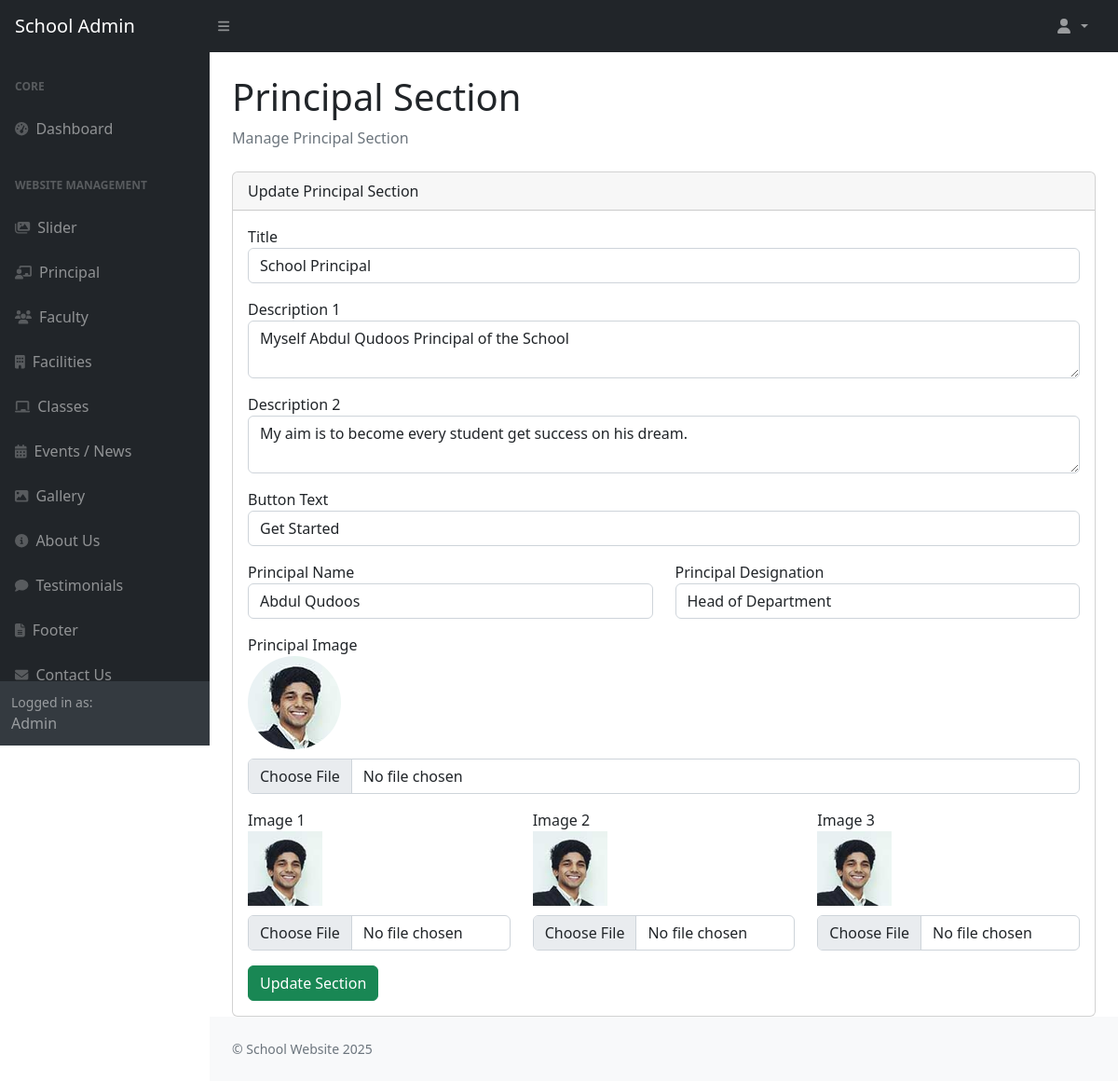
Screenshot of /admin/principal.php (signed in) with the database file from the repository.
### tables this page shows
CREATE TABLE `card` (
  `id` int(11) NOT NULL,
  `title` varchar(255) NOT NULL,
  `description1` text NOT NULL,
  `description2` text NOT NULL,
  `button_text` varchar(100) DEFAULT 'Read More',
  `principal_name` varchar(100) DEFAULT NULL,
  `principal_designation` varchar(100) DEFAULT NULL,
  `principal_image` varchar(255) DEFAULT NULL,
  `image1` varchar(255) DEFAULT NULL,
  `image2` varchar(255) DEFAULT NULL,
  `image3` varchar(255) DEFAULT NULL
);

### admin/principal.php (the view, shortened to what this page needs)
<?php
include 'db.php';
$data = mysqli_fetch_assoc(mysqli_query($conn, "SELECT * FROM card LIMIT 1"));
?>
<!DOCTYPE html>
<html lang="en">
<head>
    <link href="css/styles.css" rel="stylesheet" />
    <link href="https://cdn.jsdelivr.net/npm/bootstrap@5.2.3/dist/css/bootstrap.min.css" rel="stylesheet">
</head>
<body class="sb-nav-fixed">
    <?php include 'file/navbar.php'; ?>
    <div id="layoutSidenav">
        <?php include 'file/sidebar.php'; ?>
        <div id="layoutSidenav_content">
            <main>
                <div class="container-fluid px-4">
                    <h1 class="mt-4">Principal Section</h1>
                    <ol class="breadcrumb mb-4">
                        <li class="breadcrumb-item active">Manage Principal Section</li>
                    </ol>
                    <div class="card">
                        <div class="card-header">Update Principal Section</div>
                        <div class="card-body">
                            <form method="POST" enctype="multipart/form-data">
                                <div class="mb-3">
                                    <label>Title</label>
                                    <input type="text" name="title" class="form-control" value="<?php echo $data['title']; ?>" required>
                                </div>
                                <div class="mb-3">
                                    <label>Description 1</label>
                                    <textarea name="description1" class="form-control" required><?php echo $data['description1']; ?></textarea>
                                </div>
                                <div class="mb-3">
                                    <label>Description 2</label>
                                    <textarea name="description2" class="form-control" required><?php echo $data['description2']; ?></textarea>
                                </div>
                                <div class="mb-3">
                                    <label>Button Text</label>
                                    <input type="text" name="button_text" class="form-control" value="<?php echo $data['button_text']; ?>">
                                </div>
                                <div class="row">
                                    <div class="col-md-6 mb-3">
                                        <label>Principal Name</label>
                                        <input type="text" name="principal_name" class="form-control" value="<?php echo $data['principal_name']; ?>">
                                    </div>
                                    <div class="col-md-6 mb-3">
                                        <label>Principal Designation</label>
                                        <input type="text" name="principal_designation" class="form-control" value="<?php echo $data['principal_designation']; ?>">
                                    </div>
                                </div>
                                <div class="mb-3">
                                    <label>Principal Image</label><br>
                                    <?php if (!empty($data['principal_image'])) { ?>
                                        <img src="<?php echo $data['principal_image']; ?>" style="width:100px; height:100px; border-radius:50%; object-fit:cover; margin-bottom:10px;">
                                    <?php } ?>
                                    <input type="file" name="principal_image" class="form-control">
                                </div>
                                <div class="row">
                                    <div class="col-md-4 mb-3">
                                        <label>Image 1</label><br>
                                        <?php if (!empty($data['image1'])) { ?>
                                            <img src="<?php echo $data['image1']; ?>" style="width:80px; height:80px; object-fit:cover; margin-bottom:10px;">
                                        <?php } ?>
                                        <input type="file" name="image1" class="form-control">
                                    </div>
                                    <div class="col-md-4 mb-3">
                                        <label>Image 2</label><br>
                                        <?php if (!empty($data['image2'])) { ?>
                                            <img src="<?php echo $data['image2']; ?>" style="width:80px; height:80px; object-fit:cover; margin-bottom:10px;">
                                        <?php } ?>
                                        <input type="file" name="image2" class="form-control">
                                    </div>
                                    <div class="col-md-4 mb-3">
                                        <label>Image 3</label><br>
                                        <?php if (!empty($data['image3'])) { ?>
                                            <img src="<?php echo $data['image3']; ?>" style="width:80px; height:80px; object-fit:cover; margin-bottom:10px;">
                                        <?php } ?>
                                        <input type="file" name="image3" class="form-control">
                                    </div>
                                </div>
                                <button type="submit" name="update_principal" class="btn btn-success">Update Section</button>
                            </form>
                        </div>
                    </div>
                </div>
            </main>
            <footer class="py-4 bg-light mt-auto">
                <div class="container-fluid px-4">
                    <div class="d-flex align-items-center justify-content-between small">
                        <div class="text-muted">© School Website 2025</div>
                    </div>
                </div>
            </footer>
        </div>
    </div>
</body>
</html>

### rows the page displays
card: title "School Principal", description1 "Myself Abdul Qudoos Principal of the School", description2 "My aim is to become every student get success on his dream.", button_text "Get Started", principal_name "Abdul Qudoos", principal_designation "Head of Department", principal_image (picture), image1 (picture), image2 (picture), image3 (picture)
